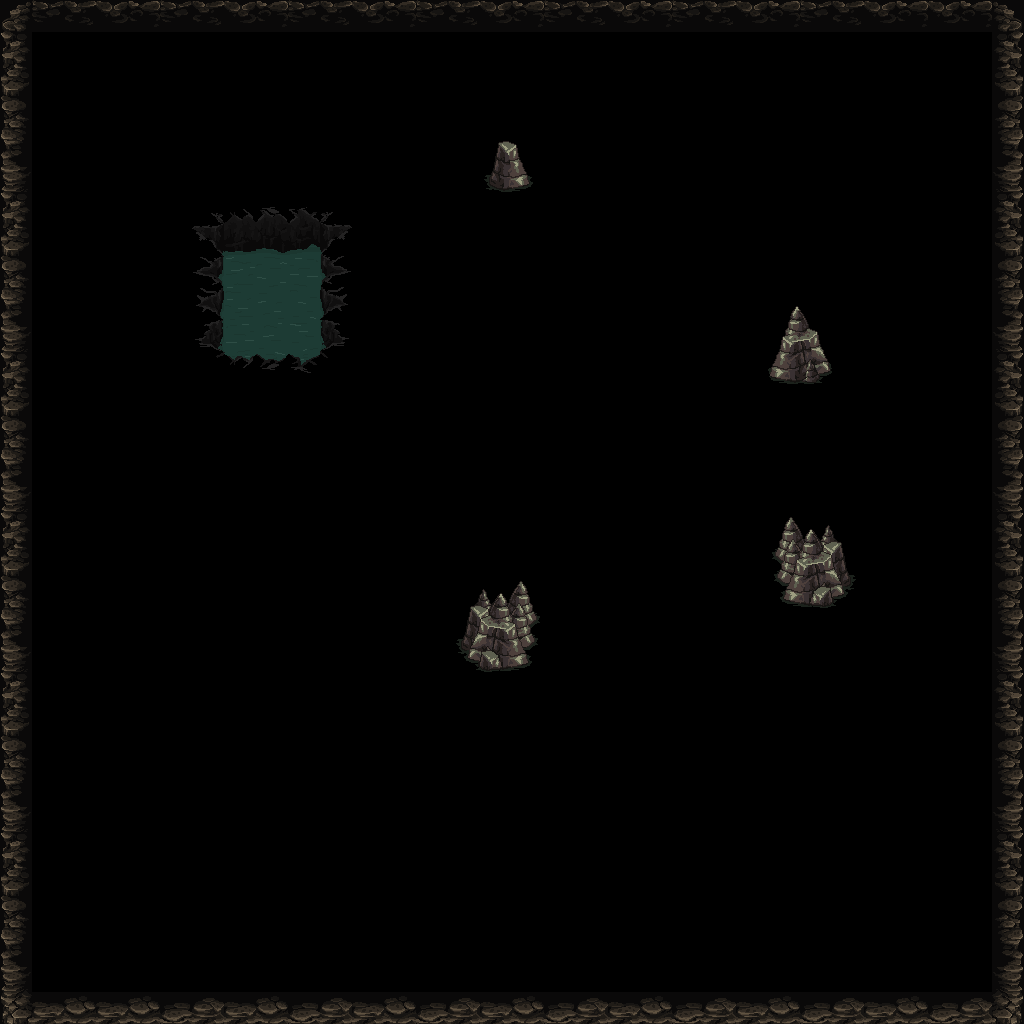

This game map was drawn from its Tiled (.tmx) file and the tilesets committed beside it. A one-line description and the trimmed map source follow:
An orthogonal 32x32 tile map with 32x32 px tiles, 1 tile layer (Collisions), 2 hidden layers not drawn, 2 tilesets and 2 objects.

<map version="1.10" tiledversion="1.11.0" orientation="orthogonal" renderorder="right-down" width="32" height="32" tilewidth="32" tileheight="32" infinite="0" nextlayerid="5" nextobjectid="4">
 <tileset firstgid="1" source="MainTileset.tsx" />
 <tileset firstgid="2449" source="Decorative.tsx" />
 <layer id="2" name="NoCollisions" width="32" height="32" visible="0">
  <data>[1024 cells, 900 non-empty, 61 distinct tile ids]</data>
 </layer>
 <layer id="1" name="Collisions" width="32" height="32">
  <data>[1024 cells, 182 non-empty, 80 distinct tile ids]</data>
 </layer>
 <layer id="4" name="Decorative" width="32" height="32" visible="0">
  <data>[1024 cells, 8 non-empty, 8 distinct tile ids]</data>
 </layer>
 <objectgroup id="3" name="SpawnPointsLayer" visible="0">
  <object id="2" gid="2764" x="707" y="293" width="32" height="32" />
  <object id="3" gid="2764" x="226" y="870" width="32" height="32" />
 </objectgroup>
</map>
